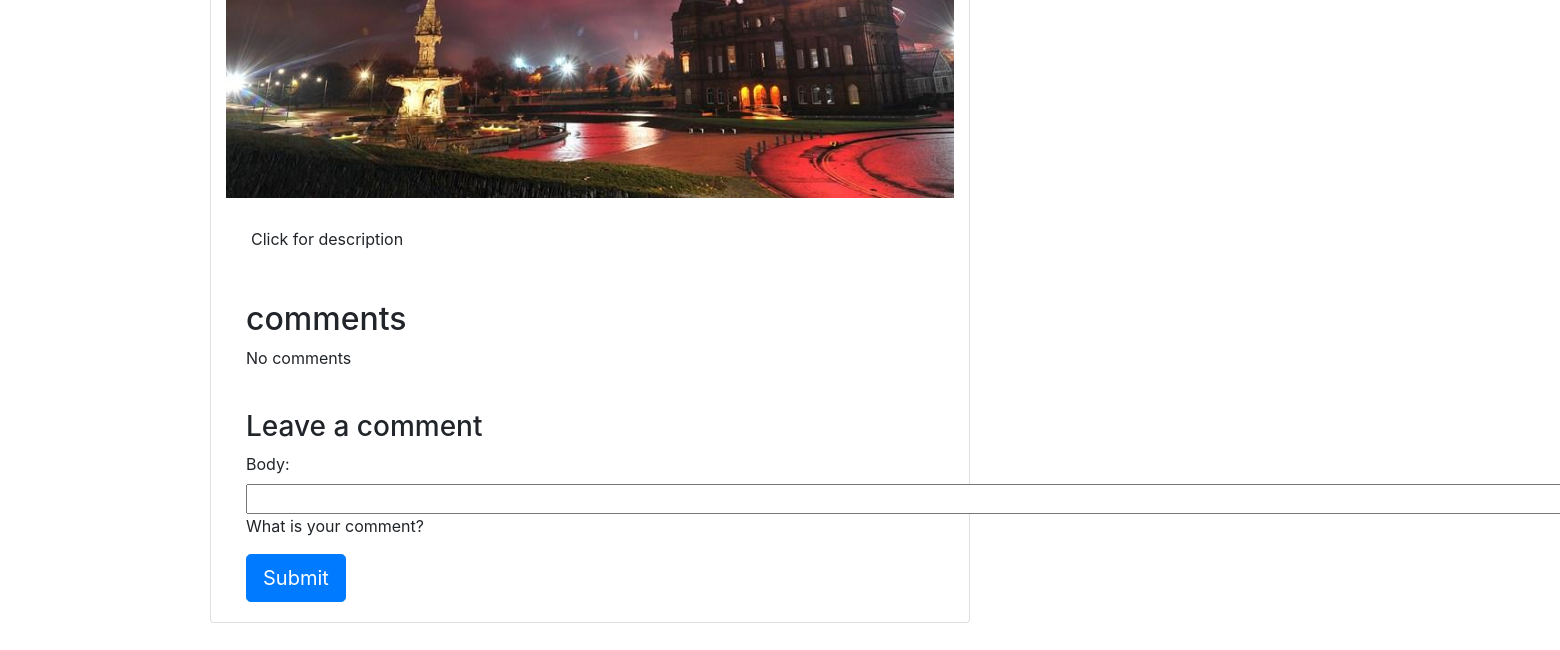
Before: /photo_feed/ (lower part) with the older database file.
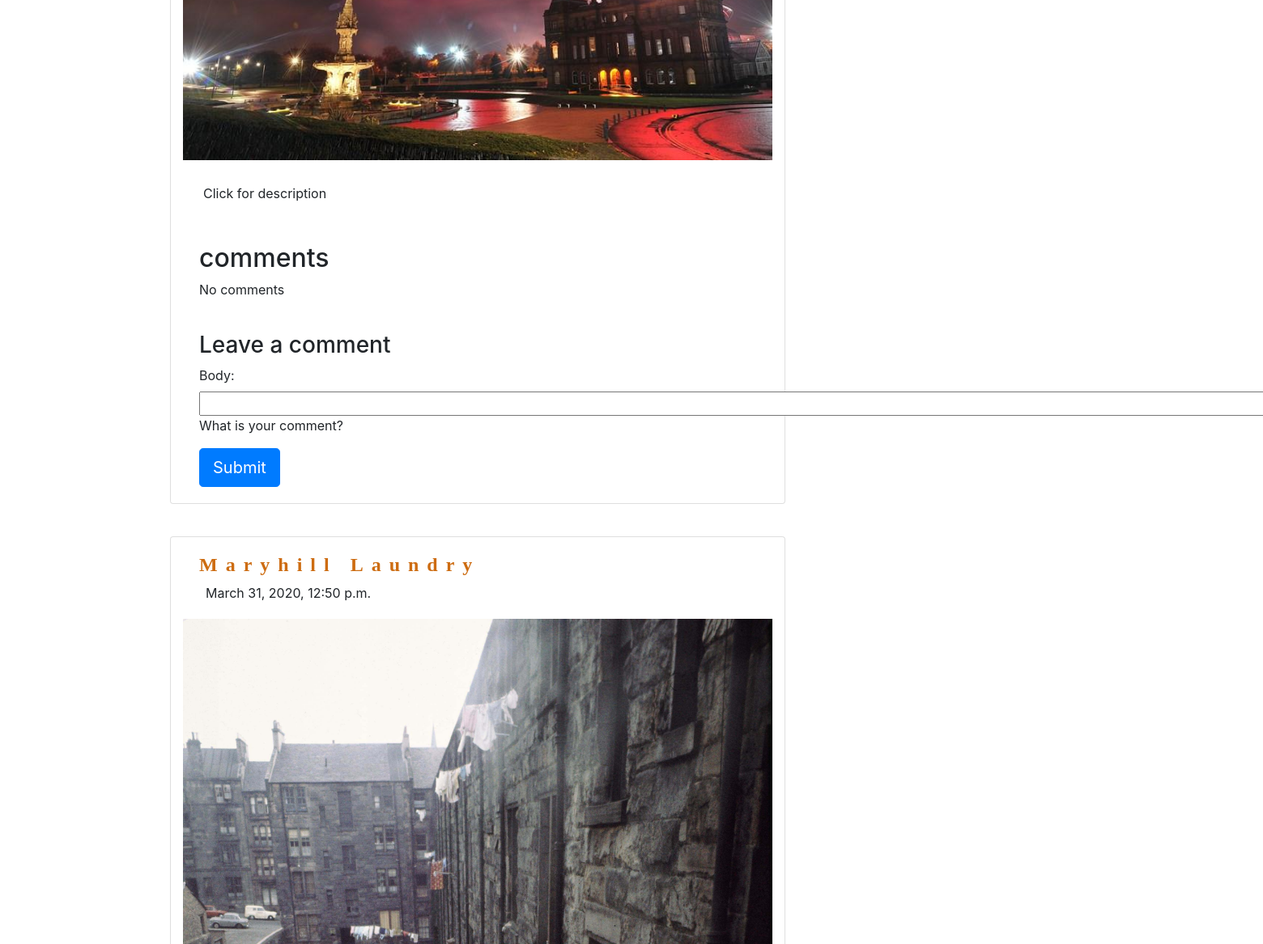
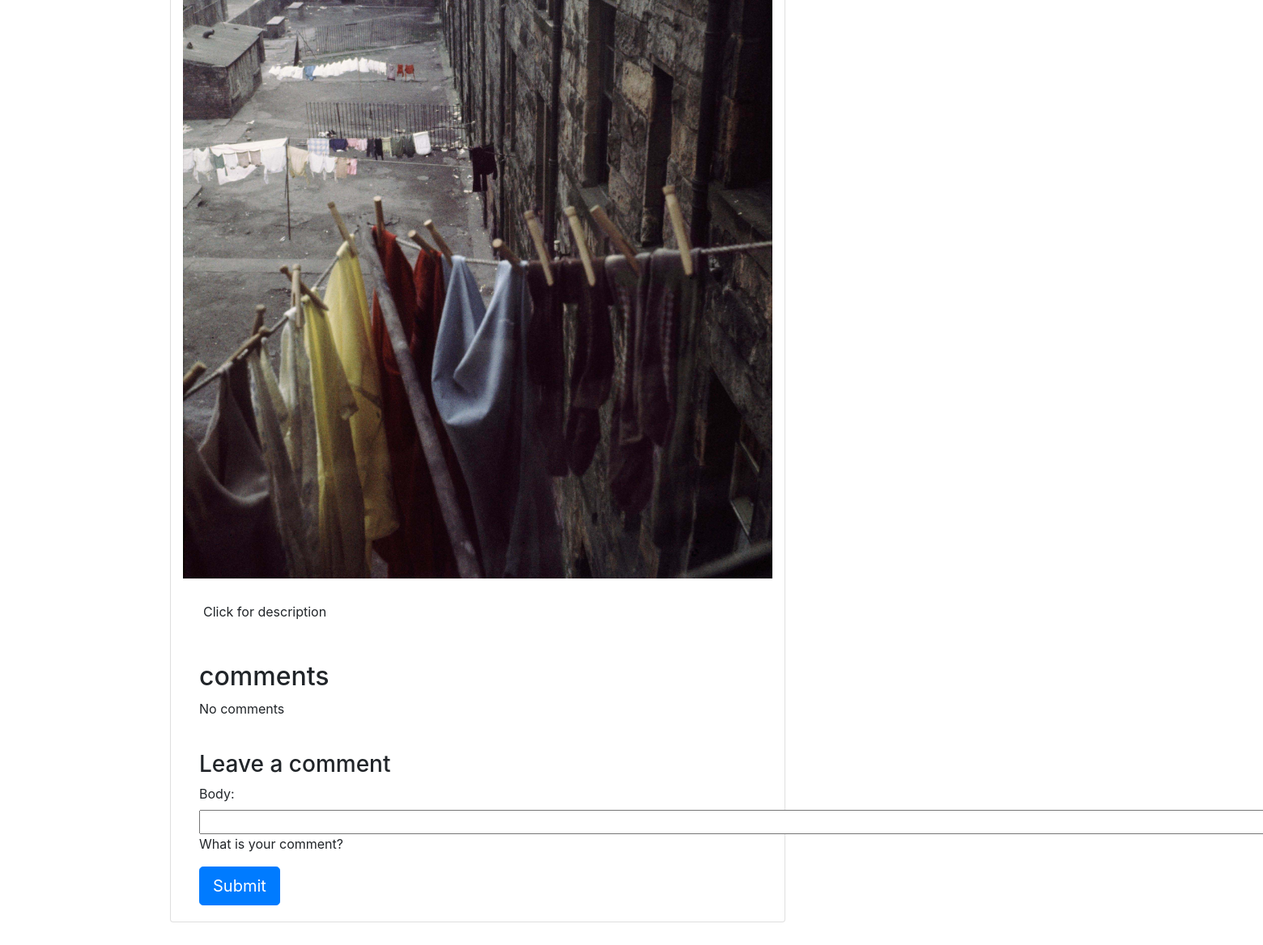
After: the same page with the newer database file (2 pictures, top to bottom).
### nowandthen/models.py (models this page shows, shortened)
class Picture(models.Model):
    TITLE_MAX_LENGTH = 190
    DESCRIPTION_MAX_LENGTH = 1000
    TAG_MAX_LENGTH = 50
    ERA_MAX_LENGTH = 20
    image = models.ImageField(upload_to='shared_pics', unique=True)
    title = models.CharField(max_length=TITLE_MAX_LENGTH, blank=True)
    description = models.CharField(max_length=DESCRIPTION_MAX_LENGTH, blank=True)
    tag_one = models.CharField(max_length=TAG_MAX_LENGTH, blank=True)
    tag_two = models.CharField(max_length=TAG_MAX_LENGTH, blank=True)
    era = models.CharField(max_length=ERA_MAX_LENGTH, blank=True)
    when_added = models.DateTimeField(auto_now_add=True)
    likes = models.IntegerField(default=0)
    class Meta:
        ordering = ['when_added']
        verbose_name_plural = 'Pictures'

### nowandthen/views.py (the view)
# urls.py: path('photo_feed/', views.photo_feed, name='photo_feed'),
def photo_feed(request):
    picture_list = Picture.objects.all().order_by('when_added')
    comment_form = CommentForm()
    context_dict = {}
    context_dict['pictures'] = picture_list
    context_dict['comment_form'] = comment_form
    return render(request, 'nowandthen/photo_feed.html', context=context_dict)

### nowandthen/forms.py
class CommentForm(forms.ModelForm):
    body = forms.CharField(help_text="What is your comment?", widget=forms.TextInput(attrs={'size': '1000'}),
                           required=True)
    class Meta:
        model = Comment
        fields = ('body',)

### templates/nowandthen/photo_feed.html (shortened to what this page needs)
{% extends 'nowandthen/base.html' %}
{% block body_block %}
<br>
<br>
{% if pictures %}
    <ul>
    {% for p in pictures %}
<div class="container">
  <div class="row">
    <div class="col-md-8 card mb-4  mt-3 ">
            <div class="card-body d-flex flex-row">
                <div>
                    <h4 class="card-title font-weight-bold mb-2">{{ p.title }}</h4>
                    <p class="card-text"><i class="far fa-clock pr-2"></i>{{ p.when_added }}</p>
                </div>
            </div>
            <div class="view overlay">
                <img class="card-img-top rounded-0" src="{{ p.image.url }}" alt="Card image cap">
            </div>
            <div class="card-body">
                <div class="collapse-content">
                    <a class="btn btn-flat red-text p-1 my-1 mr-0 mml-1 collapsed" data-toggle="collapse" href="#collapseContent" aria-expanded="false" aria-controls="collapseContent">Click for description</a>
                    <i class="fas fa-share-alt text-muted float-right p-1 my-1" data-toggle="tooltip" data-placement="top" title="Share this post"></i>
                    <i class="fas fa-heart text-muted float-right p-1 my-1 mr-3" data-toggle="tooltip" data-placement="top" title="I like it"></i>
                </div>
            </div>
            <div class="card-body">
                <h2>comments</h2>
                {% if not comments %}
                No comments
                {% endif %}
            </div>
            <div class="card-body">
                {% if new_comment %}
                <h2>Your comment has been posted.</h2>
                {% else %}
                <h3>Leave a comment</h3>
                <form action="{% url 'nowandthen:add_comment'%}" method="POST">
                    {{ comment_form.as_p }}
                    <button type="submit" class="btn btn-primary  btn-lg">Submit</button>
                {% endif %}
            </div>
    </div>
  </div>
</div>
    {% endfor %}
    </ul>
{% else %}
    <li><strong>There are no photographs present.</strong></li>
{% endif %}
{% endblock %}

### templates/nowandthen/base.html (shortened to what this page needs)
<!DOCTYPE html>
{% load staticfiles %}
{% load nowandthen_template_tags %}
<html>
  <link rel="stylesheet" href="https://maxcdn.bootstrapcdn.com/bootstrap/4.4.1/css/bootstrap.min.css">
<head>
 </head>
 <div>
 {% block body_block %}
 {% endblock %}
</div>
</html>

### templates/nowandthen/base.html (style rules this page uses)
h4 { font-family:Tahoma; color:#CD6C11; letter-spacing: 10px; line-height:4; }
ul { list-style-type: none; margin: 0; padding: 0; }
a { color: #CD6C11; }

Changed rows visible on the page:
added Picture: title "Maryhill Laundry", when_added "March 31, 2020, 12:50 p.m.", image (picture)
